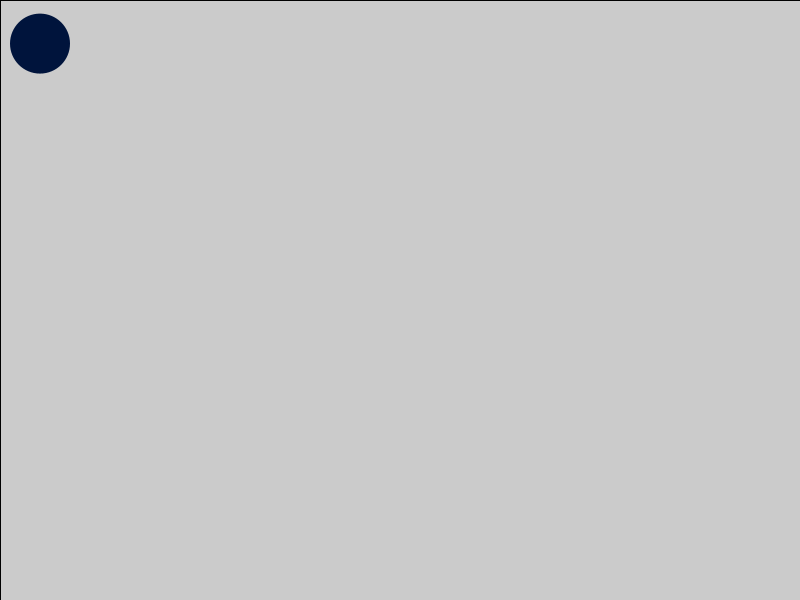
Frame 1 (no input)
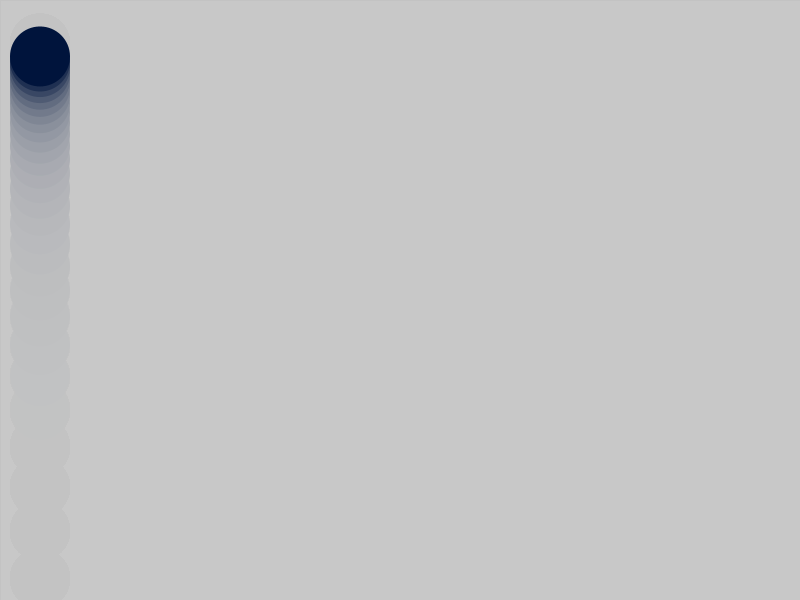
Frame 60 (the mouse pressed at the canvas centre just before this capture)
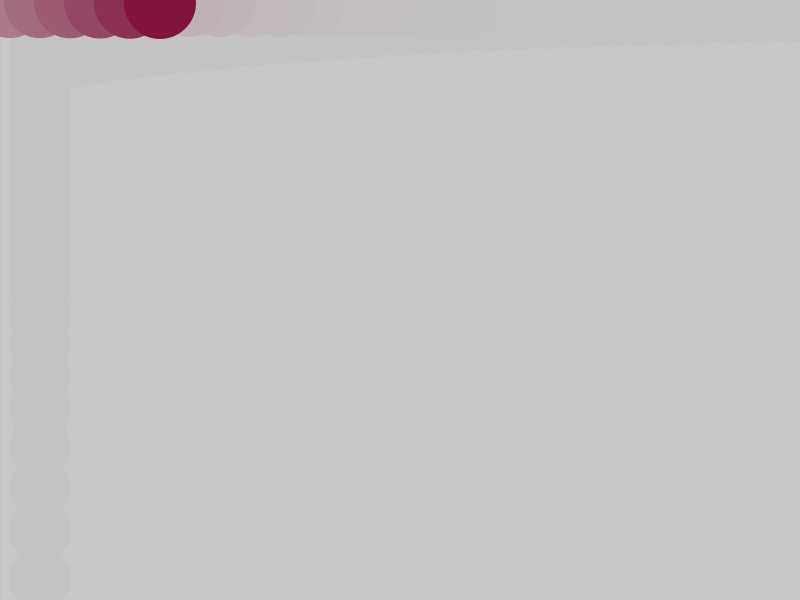
Frame 120 (the mouse held since frame 60 and released just before this capture)

The Processing sketch that drew these frames (run headless with seeded random() and noise(); from frame 60 on, the mouse is pressed at the canvas centre):

// Processing sketch: processing_60682
// ── processing_60682.pde

float x = 40;
float y = 40;
float change = 1;
float geschwindigkeit = 1.09;
float colR = mouseY;
float rad = 60;
 
void setup() {
  size(800, 600);
  smooth();
  colorMode(RGB,600,255,255);
}
void draw() {
 
  fill(460,200,200,40);
  rect(0,0,width,height);
  x= x+change * mouseY*0.1;
  y = y*geschwindigkeit;
 
  if ((y >= height) || (y <= 1)) {
    geschwindigkeit=1/geschwindigkeit;
  }
 
  if ((x >= width) || (x <= 4)) {
    change =-change;
    
  }
  colR = mouseY;
  // Display circle at x location
  noStroke();
  fill(colR,20,60);
  ellipse(x, y, rad, rad);
}

void mousePressed() {
rad = rad*1.2; 
}

void keyPressed() {
rad= 30;
}
